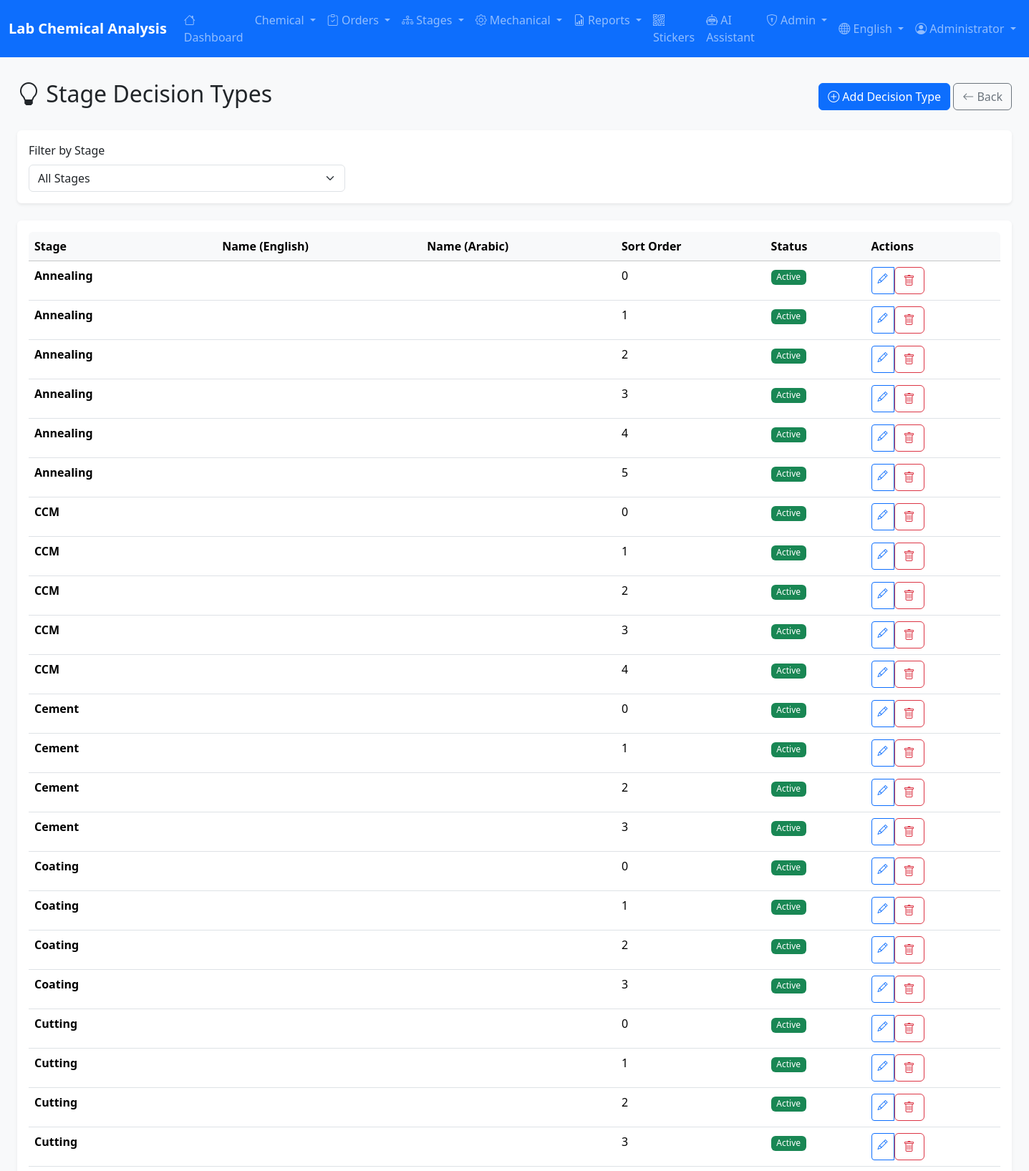
Screenshot of /admin/decision-types (signed in, upper part) with the database file from the repository.
### app/models/user.py (models this page shows, shortened)
class User(UserMixin, db.Model):
    __tablename__ = 'users'
    id = db.Column(db.Integer, primary_key=True)
    username = db.Column(db.String(50), unique=True, nullable=False, index=True)
    password_hash = db.Column(db.String(255), nullable=False)
    full_name = db.Column(db.String(100))
    full_name_ar = db.Column(db.String(100))  # Arabic name
    email = db.Column(db.String(120), unique=True)
    role = db.Column(db.String(20), nullable=False, default='viewer')
    department = db.Column(db.String(50))  # Lab, Production, QC
    is_active = db.Column(db.Boolean, default=True)
    last_login = db.Column(db.DateTime)
    created_at = db.Column(db.DateTime, default=datetime.utcnow)
    updated_at = db.Column(db.DateTime, default=datetime.utcnow, onupdate=datetime.utcnow)
    ROLE_ADMIN = 'admin'
    ROLE_SUPERVISOR = 'supervisor'
    ROLE_OPERATOR = 'operator'
    ROLE_VIEWER = 'viewer'
    ROLES = [ROLE_ADMIN, ROLE_SUPERVISOR, ROLE_OPERATOR, ROLE_VIEWER]
    DEPT_LAB = 'Lab'
    DEPT_PRODUCTION = 'Production'
    DEPT_QC = 'QC'
    DEPT_ADMIN = 'Admin'
    DEPARTMENTS = [DEPT_LAB, DEPT_PRODUCTION, DEPT_QC, DEPT_ADMIN]
    @property
    def is_admin(self):
        return self.role == self.ROLE_ADMIN

### app/models/stage_decision_type.py (models this page shows, shortened)
class StageDecisionType(db.Model):
    __tablename__ = 'stage_decision_types'
    id = db.Column(db.Integer, primary_key=True)
    stage_name = db.Column(db.String(50), nullable=False, index=True)
    decision_name_en = db.Column(db.String(100), nullable=False)
    decision_name_ar = db.Column(db.String(100), nullable=False)
    is_active = db.Column(db.Boolean, default=True)
    sort_order = db.Column(db.Integer, default=0)
    created_at = db.Column(db.DateTime, default=datetime.utcnow)
    updated_at = db.Column(db.DateTime, default=datetime.utcnow, onupdate=datetime.utcnow)

### app/routes/admin.py (the view)
@admin_bp.route('/decision-types')
@login_required
@admin_required
def decision_types():
    stage_filter = request.args.get('stage', '')
    query = StageDecisionType.query
    if stage_filter:
        query = query.filter_by(stage_name=stage_filter)
    decision_types_list = query.order_by(
        StageDecisionType.stage_name,
        StageDecisionType.sort_order
    ).all()
    stages = Pipe.STAGES
    return render_template('admin/decision_types.html',
                          decision_types=decision_types_list,
                          stages=stages,
                          selected_stage=stage_filter)

### app/__init__.py (called while the page is built)
def get_locale():
    locale = request.cookies.get('locale')
    if locale in ['ar', 'en']:
        return locale
    return request.accept_languages.best_match(['ar', 'en']) or 'en'

### app/routes/admin.py (called while the page is built)
def admin_required(f):
    @wraps(f)
    def decorated_function(*args, **kwargs):
        if not current_user.is_authenticated or not current_user.is_admin:
            flash('Access denied. Admin privileges required.', 'error')
            return redirect(url_for('main.index'))
        return f(*args, **kwargs)
    return decorated_function

### app/templates/admin/decision_types.html (shortened to what this page needs)
{% extends 'base.html' %}
{% block content %}
<div class="container-fluid">
    <div class="d-flex justify-content-between align-items-center mb-4">
        <h2>
            <i class="bi bi-lightbulb"></i>
            {{ 'إدارة أنواع القرارات' if current_locale == 'ar' else 'Stage Decision Types' }}
        </h2>
        <div>
            <a href="{{ url_for('admin.add_decision_type') }}" class="btn btn-primary">
                <i class="bi bi-plus-circle"></i>
                {{ 'إضافة نوع قرار' if current_locale == 'ar' else 'Add Decision Type' }}
            </a>
            <a href="{{ url_for('admin.index') }}" class="btn btn-outline-secondary">
                <i class="bi bi-arrow-left"></i>
                {{ 'رجوع' if current_locale == 'ar' else 'Back' }}
            </a>
        </div>
    </div>
    <div class="card border-0 shadow-sm mb-4">
        <div class="card-body">
            <form method="GET" class="row g-3">
                <div class="col-md-4">
                    <label class="form-label">{{ 'تصفية حسب المرحلة' if current_locale == 'ar' else 'Filter by Stage' }}</label>
                    <select name="stage" class="form-select" onchange="this.form.submit()">
                        <option value="">{{ 'جميع المراحل' if current_locale == 'ar' else 'All Stages' }}</option>
                    </select>
                </div>
            </form>
        </div>
    </div>
    <div class="card border-0 shadow-sm">
        <div class="card-body">
            <div class="table-responsive">
                <table class="table table-hover">
                    <thead class="table-light">
                        <tr>
                            <th>{{ 'المرحلة' if current_locale == 'ar' else 'Stage' }}</th>
                            <th>{{ 'الاسم (إنجليزي)' if current_locale == 'ar' else 'Name (English)' }}</th>
                            <th>{{ 'الاسم (عربي)' if current_locale == 'ar' else 'Name (Arabic)' }}</th>
                            <th>{{ 'الترتيب' if current_locale == 'ar' else 'Sort Order' }}</th>
                            <th>{{ 'الحالة' if current_locale == 'ar' else 'Status' }}</th>
                            <th>{{ 'إجراءات' if current_locale == 'ar' else 'Actions' }}</th>
                        </tr>
                    </thead>
                    <tbody>
                        {% for defect in decision_types %}
                        <tr>
                            <td><strong>{{ defect.stage_name }}</strong></td>
                            <td>{{ defect.defect_name_en }}</td>
                            <td>{{ defect.defect_name_ar }}</td>
                            <td>{{ defect.sort_order }}</td>
                            <td>
                                {% if defect.is_active %}
                                <span class="badge bg-success">{{ 'نشط' if current_locale == 'ar' else 'Active' }}</span>
                                {% else %}
                                <span class="badge bg-secondary">{{ 'غير نشط' if current_locale == 'ar' else 'Inactive' }}</span>
                                {% endif %}
                            </td>
                            <td>
                                <div class="btn-group btn-group-sm">
                                    <a href="{{ url_for('admin.edit_decision_type', id=defect.id) }}" class="btn btn-outline-primary">
                                        <i class="bi bi-pencil"></i>
                                    </a>
                                    <form method="POST" action="{{ url_for('admin.delete_decision_type', id=defect.id) }}"
                                          onsubmit="return confirm('{{ 'هل أنت متأكد من الحذف؟' if current_locale == 'ar' else 'Are you sure you want to delete?' }}');" style="display: inline;">
                                        <button type="submit" class="btn btn-outline-danger">
                                            <i class="bi bi-trash"></i>
                                        </button>
                                    </form>
                                </div>
                            </td>
                        </tr>
                        {% endfor %}
                    </tbody>
                </table>
            </div>
        </div>
    </div>
</div>
{% endblock %}

### app/templates/base.html (shortened to what this page needs)
<!DOCTYPE html>
<html lang="{{ current_locale }}" dir="{{ 'rtl' if current_locale == 'ar' else 'ltr' }}">
<head>
    {% if current_locale == 'ar' %}
    <link href="https://cdn.jsdelivr.net/npm/bootstrap@5.3.2/dist/css/bootstrap.rtl.min.css" rel="stylesheet">
    {% else %}
    <link href="https://cdn.jsdelivr.net/npm/bootstrap@5.3.2/dist/css/bootstrap.min.css" rel="stylesheet">
    {% endif %}
    <link rel="stylesheet" href="https://cdn.jsdelivr.net/npm/bootstrap-icons@1.11.2/font/bootstrap-icons.min.css">
    <link rel="stylesheet" href="{{ url_for('static', filename='css/style.css') }}">
</head>
<body>
    <nav class="navbar navbar-expand-lg navbar-dark bg-primary sticky-top">
        <div class="container-fluid">
            <a class="navbar-brand" href="{{ url_for('main.index') }}">
                {% if current_locale == 'ar' %}
                مختبر التحليل الكيميائي
                {% else %}
                Lab Chemical Analysis
                {% endif %}
            </a>
            <div class="collapse navbar-collapse" id="navbarNav">
                {% if current_user.is_authenticated %}
                <ul class="navbar-nav me-auto">
                    <li class="nav-item">
                        <a class="nav-link" href="{{ url_for('main.index') }}">
                            <i class="bi bi-house"></i>
                            {{ 'الرئيسية' if current_locale == 'ar' else 'Dashboard' }}
                        </a>
                    </li>
                    <li class="nav-item dropdown">
                        <a class="nav-link dropdown-toggle" href="#" data-bs-toggle="dropdown">
                            {{ 'التحليل الكيميائي' if current_locale == 'ar' else 'Chemical' }}
                        </a>
                    </li>
                    <li class="nav-item dropdown">
                        <a class="nav-link dropdown-toggle" href="#" data-bs-toggle="dropdown">
                            <i class="bi bi-clipboard-check"></i>
                            {{ 'أوامر الإنتاج' if current_locale == 'ar' else 'Orders' }}
                        </a>
                    </li>
                    <li class="nav-item dropdown">
                        <a class="nav-link dropdown-toggle" href="#" data-bs-toggle="dropdown">
                            <i class="bi bi-diagram-3"></i>
                            {{ 'مراحل الإنتاج' if current_locale == 'ar' else 'Stages' }}
                        </a>
                    </li>
                    <li class="nav-item dropdown">
                        <a class="nav-link dropdown-toggle" href="#" data-bs-toggle="dropdown">
                            <i class="bi bi-gear"></i>
                            {{ 'الاختبارات الميكانيكية' if current_locale == 'ar' else 'Mechanical' }}
                        </a>
                    </li>
                    <li class="nav-item dropdown">
                        <a class="nav-link dropdown-toggle" href="#" data-bs-toggle="dropdown">
                            <i class="bi bi-file-earmark-bar-graph"></i>
                            {{ 'التقارير' if current_locale == 'ar' else 'Reports' }}
                        </a>
                    </li>
                    <li class="nav-item">
                        <a class="nav-link" href="{{ url_for('stickers.index') }}">
                            <i class="bi bi-qr-code"></i>
                            {{ 'الملصقات' if current_locale == 'ar' else 'Stickers' }}
                        </a>
                    </li>
                    <li class="nav-item">
                        <a class="nav-link" href="{{ url_for('chatbot.index') }}">
                            <i class="bi bi-robot"></i>
                            {{ 'المساعد الذكي' if current_locale == 'ar' else 'AI Assistant' }}
                        </a>
                    </li>
                    {% if current_user.is_admin %}
                    <li class="nav-item dropdown">
                        <a class="nav-link dropdown-toggle" href="#" data-bs-toggle="dropdown">
                            <i class="bi bi-shield-lock"></i>
                            {{ 'الإدارة' if current_locale == 'ar' else 'Admin' }}
                        </a>
                    </li>
                    {% endif %}
                </ul>
                <ul class="navbar-nav">
                    <li class="nav-item dropdown">
                        <a class="nav-link dropdown-toggle" href="#" data-bs-toggle="dropdown">
                            <i class="bi bi-globe"></i>
                            {{ 'العربية' if current_locale == 'ar' else 'English' }}
                        </a>
                    </li>
                    <li class="nav-item dropdown">
                        <a class="nav-link dropdown-toggle" href="#" data-bs-toggle="dropdown">
                            <i class="bi bi-person-circle"></i>
                            {{ current_user.full_name or current_user.username }}
                        </a>
                    </li>
                </ul>
                {% endif %}
            </div>
        </div>
    </nav>
    <main class="container-fluid py-3">
        {% block content %}{% endblock %}
    </main>
</body>
</html>

### app/static/css/style.css (style rules this page uses)
body { background-color: #f8f9fa; min-height: 100vh; display: flex; flex-direction: column; }
main { flex: 1; }
.card { transition: box-shadow 0.2s ease-in-out; }
.table th { white-space: nowrap; }
.table-hover tbody tr { cursor: pointer; }
.badge { font-weight: 500; }
.navbar-brand { font-weight: 600; }
.table-responsive { border-radius: 0.375rem; }

### rows the page displays
User: full_name "Administrator"
StageDecisionType: stage_name "Annealing", sort_order "0", value "Active"
StageDecisionType: stage_name "Annealing", sort_order "1", value "Active"
StageDecisionType: stage_name "Annealing", sort_order "2", value "Active"
StageDecisionType: stage_name "Annealing", sort_order "3", value "Active"
StageDecisionType: stage_name "Annealing", sort_order "4", value "Active"
StageDecisionType: stage_name "Annealing", sort_order "5", value "Active"
StageDecisionType: stage_name "CCM", sort_order "0", value "Active"
StageDecisionType: stage_name "CCM", sort_order "1", value "Active"
StageDecisionType: stage_name "CCM", sort_order "2", value "Active"
StageDecisionType: stage_name "CCM", sort_order "3", value "Active"
StageDecisionType: stage_name "CCM", sort_order "4", value "Active"
StageDecisionType: stage_name "Cement", sort_order "0", value "Active"
StageDecisionType: stage_name "Cement", sort_order "1", value "Active"
StageDecisionType: stage_name "Cement", sort_order "2", value "Active"
StageDecisionType: stage_name "Cement", sort_order "3", value "Active"
StageDecisionType: stage_name "Coating", sort_order "0", value "Active"
StageDecisionType: stage_name "Coating", sort_order "1", value "Active"
StageDecisionType: stage_name "Coating", sort_order "2", value "Active"
StageDecisionType: stage_name "Coating", sort_order "3", value "Active"
StageDecisionType: stage_name "Cutting", sort_order "0", value "Active"
StageDecisionType: stage_name "Cutting", sort_order "1", value "Active"
StageDecisionType: stage_name "Cutting", sort_order "2", value "Active"
StageDecisionType: stage_name "Cutting", sort_order "3", value "Active"

### other values shown
{{ 'الرئيسية' if current_locale == 'ar' else 'Dashboard' }} "Dashboard"
{{ 'التحليل الكيميائي' if current_locale == 'ar' else 'Chemical' }} "Chemical"
{{ 'أوامر الإنتاج' if current_locale == 'ar' else 'Orders' }} "Orders"
{{ 'مراحل الإنتاج' if current_locale == 'ar' else 'Stages' }} "Stages"
{{ 'الاختبارات الميكانيكية' if current_locale == 'ar' else 'Mechanical' }} "Mechanical"
{{ 'التقارير' if current_locale == 'ar' else 'Reports' }} "Reports"
{{ 'الملصقات' if current_locale == 'ar' else 'Stickers' }} "Stickers"
{{ 'المساعد الذكي' if current_locale == 'ar' else 'AI Assistant' }} "AI Assistant"
{{ 'الإدارة' if current_locale == 'ar' else 'Admin' }} "Admin"
{{ 'العربية' if current_locale == 'ar' else 'English' }} "English"
{{ 'إضافة نوع قرار' if current_locale == 'ar' else 'Add Decision Type' }} "Add Decision Type"
{{ 'رجوع' if current_locale == 'ar' else 'Back' }} "Back"
{{ 'تصفية حسب المرحلة' if current_locale == 'ar' else 'Filter by Stage' }} "Filter by Stage"
{{ 'المرحلة' if current_locale == 'ar' else 'Stage' }} "Stage"
{{ 'الاسم (إنجليزي)' if current_locale == 'ar' else 'Name (English)' }} "Name (English)"
